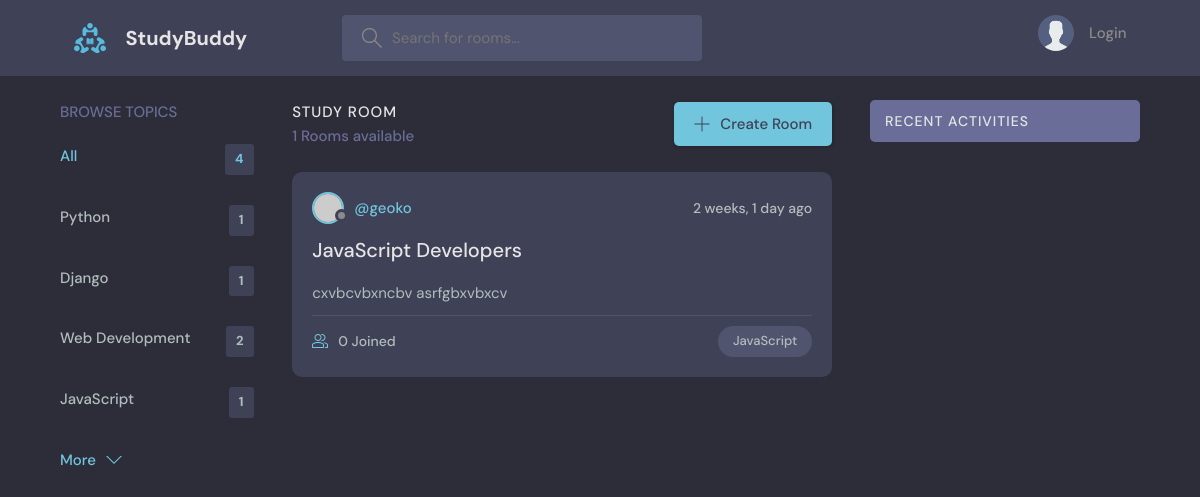
Before: /?q=JavaScript with the older database file.
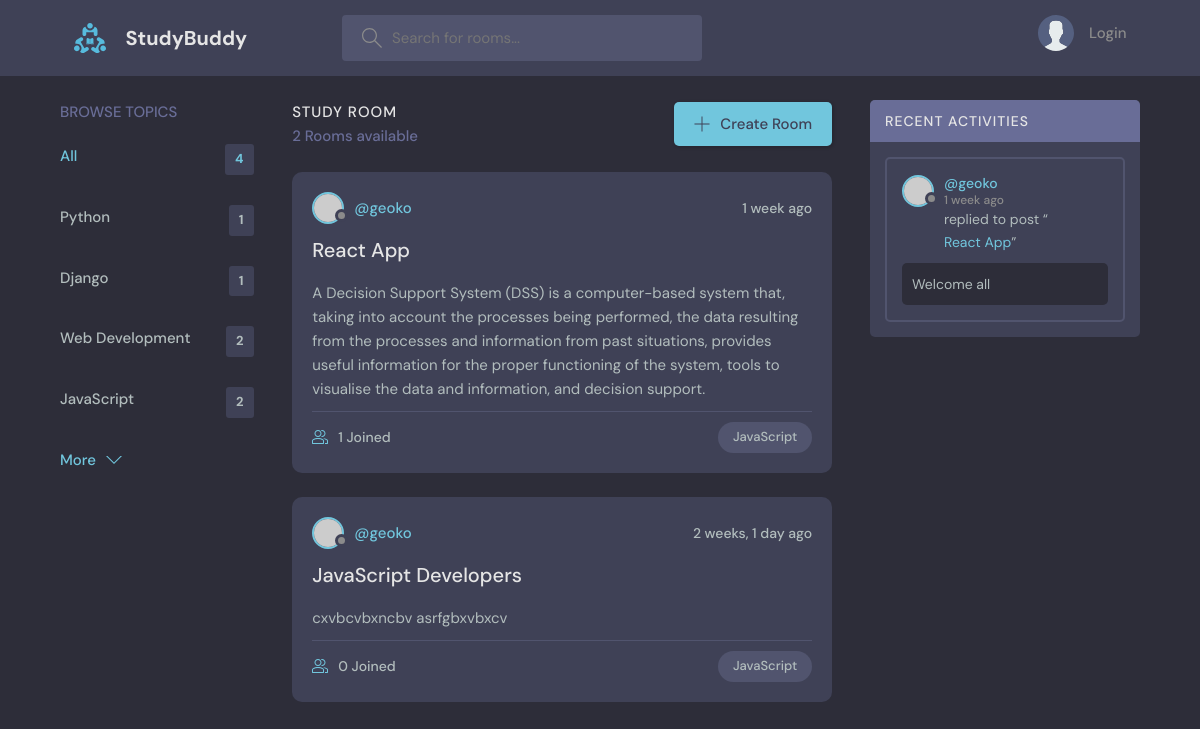
After: the same page with the newer database file.
### base/models.py (models this page shows, shortened)
class Topic(models.Model):
    name = models.CharField(max_length=200)

class Room(models.Model):
    host = models.ForeignKey(User, on_delete=models.SET_NULL, null=True)
    topic = models.ForeignKey(Topic, on_delete=models.SET_NULL, null=True)
    name = models.CharField(max_length=200)
    description = models.TextField(null=True, blank=True)
    participants = models.ManyToManyField(User, related_name='participants', blank=True)
    updated = models.DateTimeField(auto_now=True)
    created = models.DateTimeField(auto_now_add=True)
    class Meta:
        ordering = ['-updated', '-created']
    def __str__(self):
        return self.name

class Message(models.Model):
    user = models.ForeignKey(User, on_delete=models.CASCADE)
    room = models.ForeignKey(Room, on_delete=models.CASCADE)
    body = models.TextField()
    updated = models.DateTimeField(auto_now=True)
    created = models.DateTimeField(auto_now_add=True)
    class Meta:
        ordering = ['-updated', '-created']

### base/views.py (the view)
# urls.py: path('', views.home, name='home'),
def home(request):
    q = request.GET.get('q') if request.GET.get('q') != None else ''
    rooms = Room.objects.filter(
        Q(topic__name__icontains=q) |
        Q(name__icontains=q) |
        Q(description__icontains=q)
        )
    topics = Topic.objects.all()[0:5]
    room_count = rooms.count()
    room_messages = Message.objects.filter(Q(room__topic__name__icontains=q))
    context = {'rooms': rooms, 'topics': topics, 'room_count': room_count, 'room_messages': room_messages}
    return render(request, 'base/home.html', context)

### base/templates/base/home.html (shortened to what this page needs)
{% extends 'main.html' %}
{% block content %}
<main class="layout layout--3">
  <div class="container">
    {% include 'base/topics_component.html' %}
    <div class="roomList">
      <div class="roomList__header">
        <div>
          <h2>Study Room</h2>
          <p>{{room_count}} Rooms available</p>
        </div>
        <a class="btn btn--main" href="create-room">
          <svg version="1.1" xmlns="http://www.w3.org/2000/svg" width="32" height="32" viewBox="0 0 32 32">
            <title>add</title>
            <path
              d="M16.943 0.943h-1.885v14.115h-14.115v1.885h14.115v14.115h1.885v-14.115h14.115v-1.885h-14.115v-14.115z">
            </path>
          </svg>
          Create Room
        </a>
      </div>
      {% include 'base/feed_component.html' %}
    </div>
    {% include 'base/activity_component.html' %}
  </div>
</main>
{% endblock %}

### base/templates/base/topics_component.html
<div class="topics">
    <div class="topics__header">
        <h2>Browse Topics</h2>
    </div>
    <ul class="topics__list">
        <li>
            <a href="{% url 'home' %}" class="active">All <span>{{topics.count}}</span></a>
        </li>
        {% for topic in topics %}
        <li>
            <a href="{% url 'home' %}?q={{topic.name}}">{{topic.name}}<span>{{topic.room_set.all.count}}</span></a>
        </li>
        {% endfor %}
    </ul>
    <a class="btn btn--link" href="{% url 'topics' %}">
        More
        <svg version="1.1" xmlns="http://www.w3.org/2000/svg" width="32" height="32" viewBox="0 0 32 32">
            <title>chevron-down</title>
            <path d="M16 21l-13-13h-3l16 16 16-16h-3l-13 13z"></path>
        </svg>
    </a>
</div>

### base/templates/base/feed_component.html (shortened to what this page needs)
{% for room in rooms %}
<div class="roomListRoom">
    <div class="roomListRoom__header">
      <a href="{% url 'user-profile' room.host.id %}" class="roomListRoom__author">
        <div class="avatar avatar--small">
          <img src="https://randomuser.me/api/portraits/women/11.jpg" />
        </div>
        <span>@{{room.host.username}}</span>
      </a>
      <div class="roomListRoom__actions">
        <span>{{room.created|timesince}} ago</span>
      </div>
    </div>
    <div class="roomListRoom__content">
      <a href="{% url 'room' room.id %}">{{room.name}}</a>
      <p>{{room.description}}</p>
    </div>
    <div class="roomListRoom__meta">
      <a href="{% url 'room' room.id %}" class="roomListRoom__joined">
        {{room.participants.all.count}} Joined
      </a>
      <p class="roomListRoom__topic">{{room.topic.name}}</p>
    </div>
</div>
{% endfor %}

### base/templates/base/activity_component.html (shortened to what this page needs)
<div class="activities">
    <div class="activities__header">
        <h2>Recent Activities</h2>
    </div>
    {% for message in room_messages %}
    <div class="activities__box">
        <div class="activities__boxHeader roomListRoom__header">
            <a href="{% url 'user-profile' message.user.id %}" class="roomListRoom__author">
                <div class="avatar avatar--small">
                    <img src="https://randomuser.me/api/portraits/women/11.jpg" />
                </div>
                <p>
                    @{{message.user}}
                    {% if message.updated %}
                    <span>{{message.updated|timesince}} ago</span>
                    {% else %}
                    <span>{{message.created|timesince}} ago</span>
                    {% endif %}
                </p>
            </a>
        </div>
        <div class="activities__boxContent">
            <p>replied to post “<a href="{% url 'room' message.room.id %}">{{message.room}}</a>”</p>
            <div class="activities__boxRoomContent">
                {{message.body}}
            </div>
        </div>
    </div>
    {% endfor %}
</div>

Changed rows visible on the page:
computed for Topic "JavaScript": room_set.all.count "1" → "2"
added Room: host.username "geoko", created "1 week", name "React App", description "A Decision Support System (DSS) is a computer-based system that, taking into account the processes being performed, the data resulting from the processes and information from past situations, provides useful information for the proper functioning of the system, tools to visualise the data and information, and decision support.", participants.all.count "1", topic.name "JavaScript"
added Message: user "geoko", updated "1 week", room "React App", body "Welcome all"
Other visible differences:
{{ room_count }}: "1" → "2"
